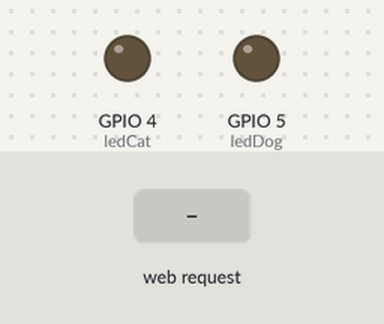
Recording of a sketch running on a simulated ESP8266 (NodeMCU). On the bench: output pins drawn as LEDs (lit = HIGH). The test bench sets the inputs (shaded band). WiFi joins after 1.5 s; servers stay silent unless stated; what the sketch prints to the serial monitor is not drawn.

Above: at 3.2 s.
3.3 s: HTTP request GET /led?predict=1 received
At 4.6 s:
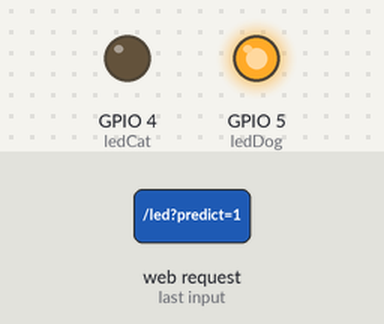
Timing chart, 0 to 14.8 s (numbered marks = the images above; inputs shaded):
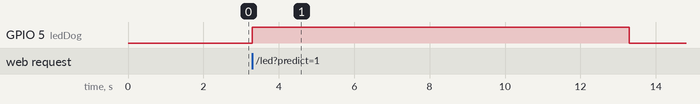

Measured:
- after the input at 3.3 s, GPIO 5 (ledDog): LOW → HIGH at once, → LOW 10.0 s later

The sketch:

server.ino
```cpp
#include <ESP8266WiFi.h>
#include <ESP8266WebServer.h>

const char *ssid = "System32";
const char *pass = "edisonp21";

ESP8266WebServer server(80);

const int ledDog = 5;
const int ledCat = 4;

void setup()
{
    Serial.begin(115200);
    WiFi.begin(ssid, pass);

    pinMode(ledDog, OUTPUT);
    pinMode(ledCat, OUTPUT);

    digitalWrite(ledDog, LOW);
    digitalWrite(ledCat, LOW);

    while (WiFi.status() != WL_CONNECTED)
    {
        delay(1000);
        Serial.println("Conectando...");
    }

    Serial.println(WiFi.localIP());

    server.on("/led", HTTP_GET, handleRequest);

    server.begin();
}

void loop()
{
    server.handleClient();
}

void handleRequest()
{
    if (!server.hasArg("predict"))
    {
        server.send(400, "text/plain", "Falta el parámetro 'predict'");
        return;
    }

    String predict = server.arg("predict");
    float value = predict.toFloat();

    if (value > 0.5)
    {
        isDog();
    }
    else
    {
        isCat();
    }

    server.send(200, "text/plain", "LED actualizado: " + String(value > 0.5 ? "Perro" : "Gato"));

    delay(10000);

    none();
}

void isDog()
{
    digitalWrite(ledCat, LOW);
    digitalWrite(ledDog, HIGH);
}

void isCat()
{
    digitalWrite(ledCat, HIGH);
    digitalWrite(ledDog, LOW);
}

void none()
{
    digitalWrite(ledCat, LOW);
    digitalWrite(ledDog, LOW);
}
```
